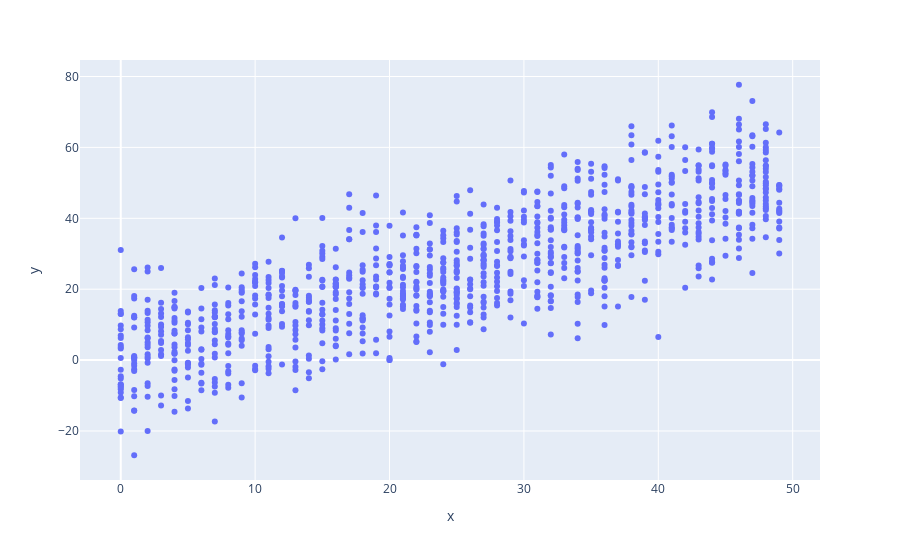

Notebook source saved alongside this figure:
### Code cell
px.scatter(x= x, y= y)

### Figure 1 — Plotly figure (JSON) as saved in the notebook; plotly's stock layout.template omitted (floating-point values rounded to 4 significant figures; data arrays with more than 128 entries replaced by an {"elided": "..."} marker saying what was removed)
{"data": [{"hovertemplate": "x=%{x}<br>y=%{y}<extra></extra>", "legendgroup": "", "marker": {"color": "#636efa", "symbol": "circle"}, "mode": "markers", "name": "", "orientation": "v", "showlegend": false, "type": "scatter", "x": {"elided": "1000 int values"}, "xaxis": "x", "y": {"elided": "1000 float values"}, "yaxis": "y"}], "layout": {"legend": {"tracegroupgap": 0}, "margin": {"t": 60}, "xaxis": {"anchor": "y", "domain": [0, 1], "title": {"text": "x"}}, "yaxis": {"anchor": "x", "domain": [0, 1], "title": {"text": "y"}}}}
